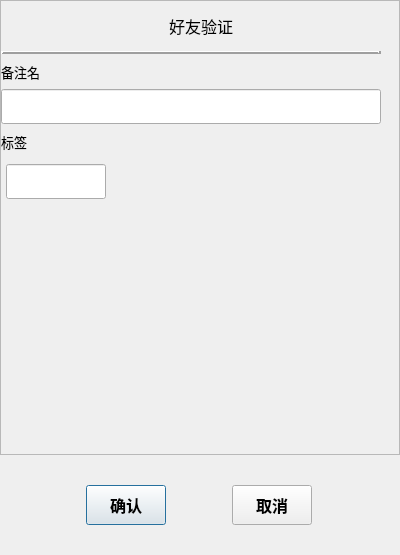
<?xml version="1.0" encoding="UTF-8"?>
<ui version="4.0">
 <class>AuthFriendApply</class>
 <widget class="QDialog" name="AuthFriendApply">
  <property name="geometry">
   <rect>
    <x>0</x>
    <y>0</y>
    <width>400</width>
    <height>555</height>
   </rect>
  </property>
  <property name="minimumSize">
   <size>
    <width>400</width>
    <height>0</height>
   </size>
  </property>
  <property name="maximumSize">
   <size>
    <width>400</width>
    <height>100000</height>
   </size>
  </property>
  <property name="windowTitle">
   <string>Dialog</string>
  </property>
  <layout class="QVBoxLayout" name="verticalLayout">
   <property name="spacing">
    <number>0</number>
   </property>
   <property name="leftMargin">
    <number>0</number>
   </property>
   <property name="topMargin">
    <number>0</number>
   </property>
   <property name="rightMargin">
    <number>0</number>
   </property>
   <property name="bottomMargin">
    <number>0</number>
   </property>
   <item>
    <widget class="QWidget" name="widget" native="true">
     <layout class="QVBoxLayout" name="verticalLayout_6">
      <property name="spacing">
       <number>0</number>
      </property>
      <property name="leftMargin">
       <number>0</number>
      </property>
      <property name="topMargin">
       <number>0</number>
      </property>
      <property name="rightMargin">
       <number>0</number>
      </property>
      <property name="bottomMargin">
       <number>0</number>
      </property>
      <item>
       <widget class="QScrollArea" name="scrollArea">
        <property name="minimumSize">
         <size>
          <width>400</width>
          <height>300</height>
         </size>
        </property>
        <property name="maximumSize">
         <size>
          <width>400</width>
          <height>16777215</height>
         </size>
        </property>
        <property name="frameShadow">
         <enum>QFrame::Sunken</enum>
        </property>
        <property name="horizontalScrollBarPolicy">
         <enum>Qt::ScrollBarAlwaysOff</enum>
        </property>
        <property name="widgetResizable">
         <bool>true</bool>
        </property>
        <widget class="QWidget" name="scrollContent">
         <property name="geometry">
          <rect>
           <x>0</x>
           <y>0</y>
           <width>400</width>
           <height>453</height>
          </rect>
         </property>
         <property name="minimumSize">
          <size>
           <width>400</width>
           <height>0</height>
          </size>
         </property>
         <property name="maximumSize">
          <size>
           <width>400</width>
           <height>16777215</height>
          </size>
         </property>
         <layout class="QVBoxLayout" name="verticalLayout_2">
          <property name="spacing">
           <number>0</number>
          </property>
          <property name="leftMargin">
           <number>0</number>
          </property>
          <property name="topMargin">
           <number>0</number>
          </property>
          <property name="rightMargin">
           <number>0</number>
          </property>
          <property name="bottomMargin">
           <number>0</number>
          </property>
          <item>
           <widget class="QLabel" name="label">
            <property name="minimumSize">
             <size>
              <width>0</width>
              <height>50</height>
             </size>
            </property>
            <property name="maximumSize">
             <size>
              <width>16777215</width>
              <height>50</height>
             </size>
            </property>
            <property name="font">
             <font>
              <pointsize>12</pointsize>
              <weight>50</weight>
              <bold>false</bold>
             </font>
            </property>
            <property name="text">
             <string>好友验证</string>
            </property>
            <property name="alignment">
             <set>Qt::AlignCenter</set>
            </property>
           </widget>
          </item>
          <item>
           <widget class="QWidget" name="widget_2" native="true">
            <property name="minimumSize">
             <size>
              <width>380</width>
              <height>0</height>
             </size>
            </property>
            <property name="maximumSize">
             <size>
              <width>380</width>
              <height>16777215</height>
             </size>
            </property>
            <layout class="QVBoxLayout" name="verticalLayout_3">
             <property name="spacing">
              <number>0</number>
             </property>
             <property name="leftMargin">
              <number>0</number>
             </property>
             <property name="topMargin">
              <number>0</number>
             </property>
             <property name="rightMargin">
              <number>0</number>
             </property>
             <property name="bottomMargin">
              <number>0</number>
             </property>
             <item>
              <widget class="Line" name="line">
               <property name="font">
                <font>
                 <pointsize>9</pointsize>
                 <italic>false</italic>
                </font>
               </property>
               <property name="frameShadow">
                <enum>QFrame::Raised</enum>
               </property>
               <property name="lineWidth">
                <number>3</number>
               </property>
               <property name="orientation">
                <enum>Qt::Horizontal</enum>
               </property>
              </widget>
             </item>
             <item>
              <widget class="QLabel" name="label_3">
               <property name="minimumSize">
                <size>
                 <width>0</width>
                 <height>35</height>
                </size>
               </property>
               <property name="maximumSize">
                <size>
                 <width>16777215</width>
                 <height>35</height>
                </size>
               </property>
               <property name="font">
                <font>
                 <pointsize>10</pointsize>
                 <weight>50</weight>
                 <bold>false</bold>
                </font>
               </property>
               <property name="text">
                <string>备注名</string>
               </property>
              </widget>
             </item>
             <item>
              <widget class="CustomizeEdit" name="bakName">
               <property name="minimumSize">
                <size>
                 <width>380</width>
                 <height>35</height>
                </size>
               </property>
               <property name="maximumSize">
                <size>
                 <width>380</width>
                 <height>35</height>
                </size>
               </property>
               <property name="font">
                <font>
                 <pointsize>12</pointsize>
                 <weight>75</weight>
                 <bold>true</bold>
                </font>
               </property>
              </widget>
             </item>
             <item>
              <widget class="QLabel" name="label_4">
               <property name="minimumSize">
                <size>
                 <width>400</width>
                 <height>35</height>
                </size>
               </property>
               <property name="maximumSize">
                <size>
                 <width>400</width>
                 <height>35</height>
                </size>
               </property>
               <property name="font">
                <font>
                 <pointsize>10</pointsize>
                 <weight>50</weight>
                 <bold>false</bold>
                </font>
               </property>
               <property name="text">
                <string>标签</string>
               </property>
              </widget>
             </item>
             <item>
              <widget class="QWidget" name="gridWidet" native="true">
               <property name="enabled">
                <bool>true</bool>
               </property>
               <property name="minimumSize">
                <size>
                 <width>380</width>
                 <height>120</height>
                </size>
               </property>
               <property name="maximumSize">
                <size>
                 <width>380</width>
                 <height>11111</height>
                </size>
               </property>
               <layout class="QVBoxLayout" name="verticalLayout_4">
                <property name="spacing">
                 <number>5</number>
                </property>
                <property name="leftMargin">
                 <number>5</number>
                </property>
                <property name="topMargin">
                 <number>5</number>
                </property>
                <property name="rightMargin">
                 <number>5</number>
                </property>
                <property name="bottomMargin">
                 <number>5</number>
                </property>
                <item>
                 <widget class="QWidget" name="widget_4" native="true">
                  <property name="enabled">
                   <bool>true</bool>
                  </property>
                  <property name="minimumSize">
                   <size>
                    <width>0</width>
                    <height>35</height>
                   </size>
                  </property>
                  <property name="maximumSize">
                   <size>
                    <width>16777215</width>
                    <height>10000</height>
                   </size>
                  </property>
                  <widget class="QLineEdit" name="labelLineEdit">
                   <property name="geometry">
                    <rect>
                     <x>0</x>
                     <y>0</y>
                     <width>100</width>
                     <height>35</height>
                    </rect>
                   </property>
                   <property name="minimumSize">
                    <size>
                     <width>30</width>
                     <height>35</height>
                    </size>
                   </property>
                   <property name="maximumSize">
                    <size>
                     <width>100</width>
                     <height>35</height>
                    </size>
                   </property>
                   <property name="font">
                    <font>
                     <pointsize>9</pointsize>
                     <weight>75</weight>
                     <bold>true</bold>
                    </font>
                   </property>
                  </widget>
                 </widget>
                </item>
               </layout>
              </widget>
             </item>
             <item>
              <widget class="QWidget" name="LabelListWidget" native="true">
               <property name="minimumSize">
                <size>
                 <width>400</width>
                 <height>0</height>
                </size>
               </property>
               <property name="maximumSize">
                <size>
                 <width>400</width>
                 <height>16777215</height>
                </size>
               </property>
               <layout class="QHBoxLayout" name="horizontalLayout_3">
                <property name="spacing">
                 <number>0</number>
                </property>
                <property name="leftMargin">
                 <number>0</number>
                </property>
                <property name="topMargin">
                 <number>0</number>
                </property>
                <property name="rightMargin">
                 <number>0</number>
                </property>
                <property name="bottomMargin">
                 <number>0</number>
                </property>
                <item>
                 <widget class="QWidget" name="labelList" native="true">
                  <property name="enabled">
                   <bool>true</bool>
                  </property>
                  <property name="minimumSize">
                   <size>
                    <width>300</width>
                    <height>0</height>
                   </size>
                  </property>
                  <property name="maximumSize">
                   <size>
                    <width>300</width>
                    <height>10000</height>
                   </size>
                  </property>
                 </widget>
                </item>
                <item>
                 <widget class="QWidget" name="widget_8" native="true">
                  <property name="minimumSize">
                   <size>
                    <width>30</width>
                    <height>30</height>
                   </size>
                  </property>
                  <property name="maximumSize">
                   <size>
                    <width>30</width>
                    <height>30</height>
                   </size>
                  </property>
                  <property name="layoutDirection">
                   <enum>Qt::LeftToRight</enum>
                  </property>
                  <layout class="QVBoxLayout" name="verticalLayout_5">
                   <property name="spacing">
                    <number>0</number>
                   </property>
                   <property name="leftMargin">
                    <number>0</number>
                   </property>
                   <property name="topMargin">
                    <number>0</number>
                   </property>
                   <property name="rightMargin">
                    <number>0</number>
                   </property>
                   <property name="bottomMargin">
                    <number>0</number>
                   </property>
                   <item>
                    <widget class="ClickOnceLabel" name="moreLabel">
                     <property name="minimumSize">
                      <size>
                       <width>30</width>
                       <height>30</height>
                      </size>
                     </property>
                     <property name="maximumSize">
                      <size>
                       <width>30</width>
                       <height>30</height>
                      </size>
                     </property>
                     <property name="text">
                      <string/>
                     </property>
                     <property name="pixmap">
                      <pixmap resource="rc.qrc">:/res/arowdown.png</pixmap>
                     </property>
                     <property name="alignment">
                      <set>Qt::AlignCenter</set>
                     </property>
                    </widget>
                   </item>
                  </layout>
                 </widget>
                </item>
               </layout>
              </widget>
             </item>
            </layout>
           </widget>
          </item>
         </layout>
        </widget>
       </widget>
      </item>
      <item>
       <widget class="QWidget" name="widget_3" native="true">
        <property name="minimumSize">
         <size>
          <width>0</width>
          <height>100</height>
         </size>
        </property>
        <property name="maximumSize">
         <size>
          <width>16777215</width>
          <height>100</height>
         </size>
        </property>
        <layout class="QHBoxLayout" name="horizontalLayout">
         <property name="spacing">
          <number>0</number>
         </property>
         <property name="leftMargin">
          <number>0</number>
         </property>
         <property name="topMargin">
          <number>0</number>
         </property>
         <property name="rightMargin">
          <number>0</number>
         </property>
         <property name="bottomMargin">
          <number>0</number>
         </property>
         <item>
          <spacer name="horizontalSpacer">
           <property name="orientation">
            <enum>Qt::Horizontal</enum>
           </property>
           <property name="sizeType">
            <enum>QSizePolicy::Fixed</enum>
           </property>
           <property name="sizeHint" stdset="0">
            <size>
             <width>60</width>
             <height>20</height>
            </size>
           </property>
          </spacer>
         </item>
         <item>
          <widget class="ClickButton" name="confirmButton">
           <property name="minimumSize">
            <size>
             <width>80</width>
             <height>40</height>
            </size>
           </property>
           <property name="maximumSize">
            <size>
             <width>80</width>
             <height>40</height>
            </size>
           </property>
           <property name="font">
            <font>
             <pointsize>12</pointsize>
             <weight>75</weight>
             <bold>true</bold>
            </font>
           </property>
           <property name="text">
            <string>确认</string>
           </property>
          </widget>
         </item>
         <item>
          <spacer name="horizontalSpacer_3">
           <property name="orientation">
            <enum>Qt::Horizontal</enum>
           </property>
           <property name="sizeType">
            <enum>QSizePolicy::Fixed</enum>
           </property>
           <property name="sizeHint" stdset="0">
            <size>
             <width>40</width>
             <height>20</height>
            </size>
           </property>
          </spacer>
         </item>
         <item>
          <widget class="ClickButton" name="cancelButton">
           <property name="minimumSize">
            <size>
             <width>80</width>
             <height>40</height>
            </size>
           </property>
           <property name="maximumSize">
            <size>
             <width>80</width>
             <height>40</height>
            </size>
           </property>
           <property name="font">
            <font>
             <pointsize>12</pointsize>
             <weight>75</weight>
             <bold>true</bold>
            </font>
           </property>
           <property name="text">
            <string>取消</string>
           </property>
          </widget>
         </item>
         <item>
          <spacer name="horizontalSpacer_2">
           <property name="orientation">
            <enum>Qt::Horizontal</enum>
           </property>
           <property name="sizeType">
            <enum>QSizePolicy::Fixed</enum>
           </property>
           <property name="sizeHint" stdset="0">
            <size>
             <width>60</width>
             <height>20</height>
            </size>
           </property>
          </spacer>
         </item>
        </layout>
       </widget>
      </item>
     </layout>
    </widget>
   </item>
  </layout>
 </widget>
 <customwidgets>
  <customwidget>
   <class>CustomizeEdit</class>
   <extends>QLineEdit</extends>
   <header>customizeedit.h</header>
  </customwidget>
  <customwidget>
   <class>ClickButton</class>
   <extends>QPushButton</extends>
   <header>clickbutton.h</header>
  </customwidget>
  <customwidget>
   <class>ClickOnceLabel</class>
   <extends>QLabel</extends>
   <header>clickoncelabel.h</header>
  </customwidget>
 </customwidgets>
 <resources>
  <include location="rc.qrc"/>
 </resources>
 <connections/>
</ui>
